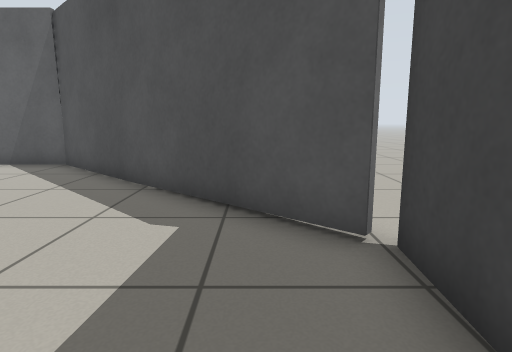
[1] (above)

15 first-person views from a walk through a world built for the Gazebo simulator. The camera is 0.72 m above the floor, tilts 10° down and sees 80° across. The floor is counted in squares, 0.5 m on a side. Each view is taken from the middle of a square. On the plan, view 1 faces up. The plan holds only what a view shows up to about 14 squares ahead; the rest is blank.

[2]
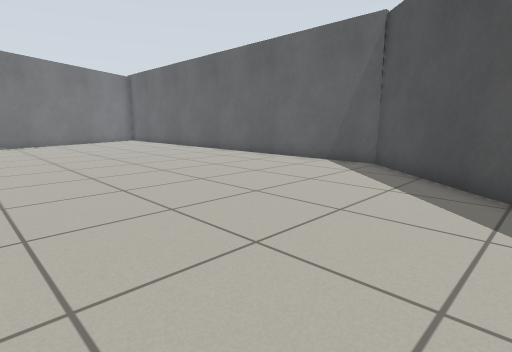

[3]
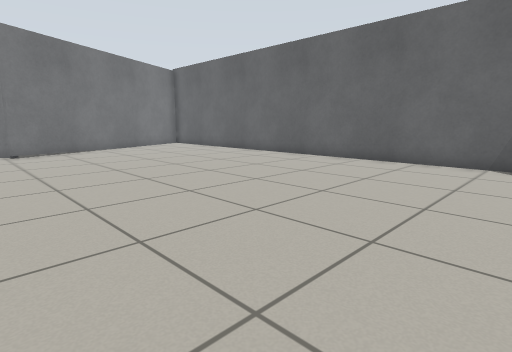

[4]
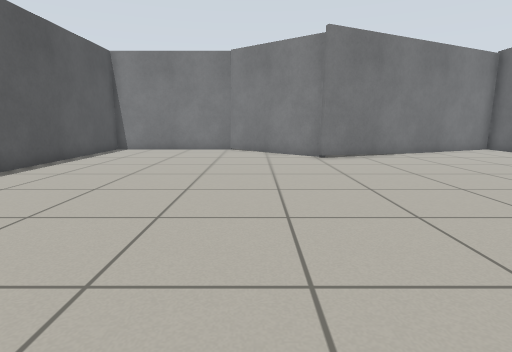

[5]
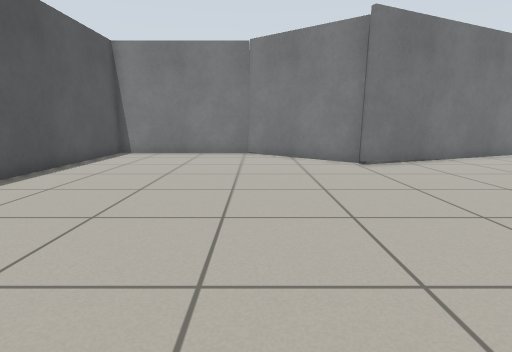

[6]
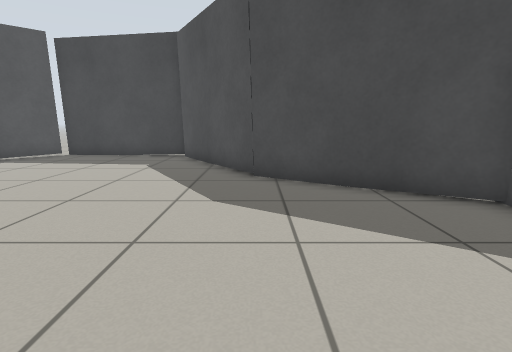

[7]
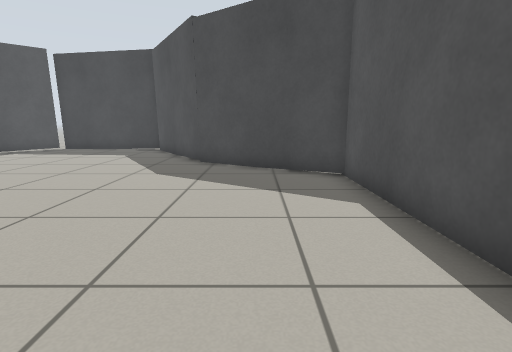

[8]
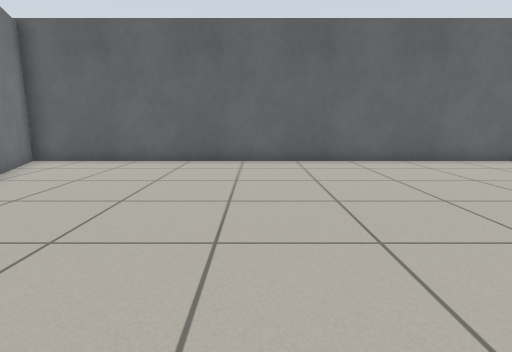

[9]
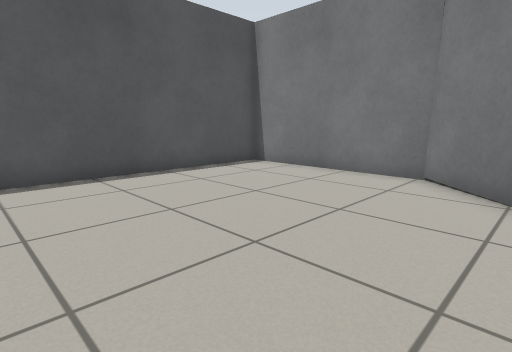

[10]
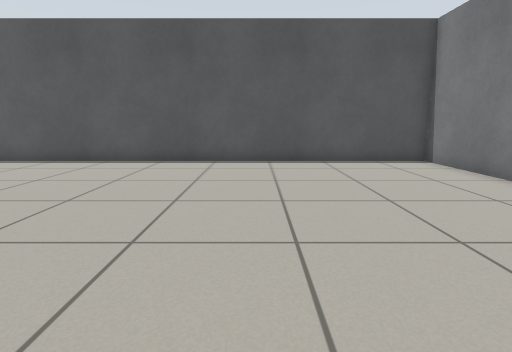

[11]
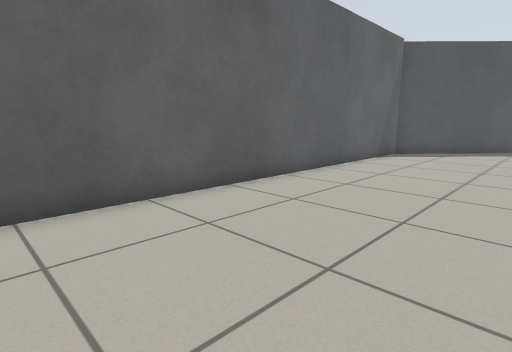

[12]
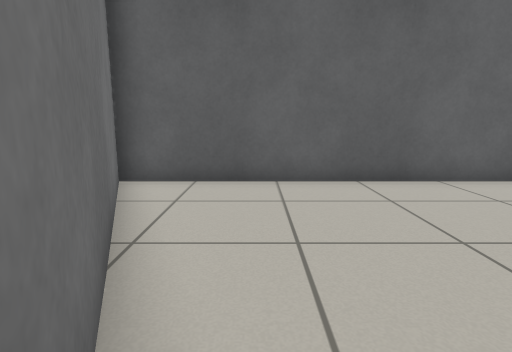

[13]
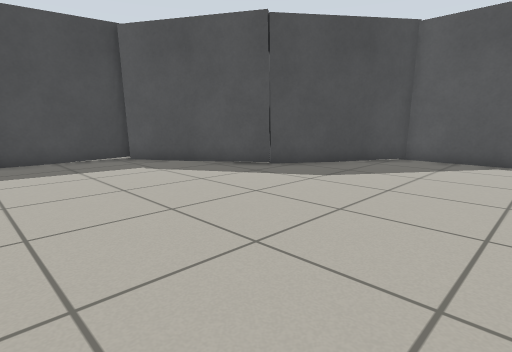

[14]
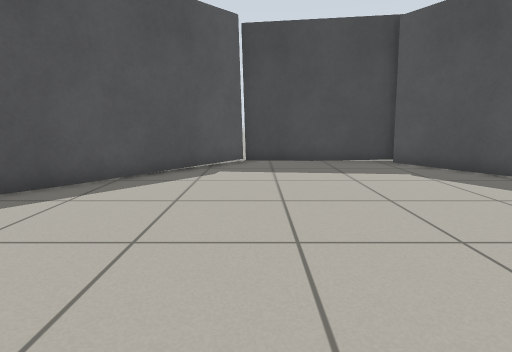

[15]
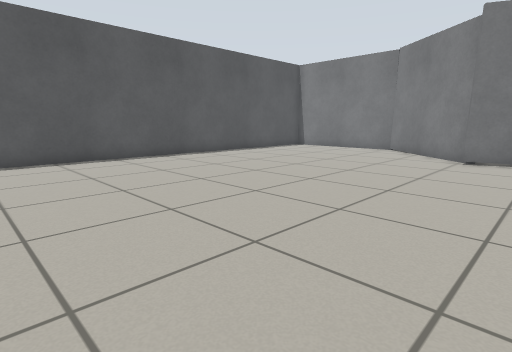

### Floor plan
Points are (right, up) in squares from view 1. A wall is a line through its corners. A room is listed if a view was taken in it or the views show most of it. See-through windows are left out.
Room 1 (views 1, 2, 3, 4, 5, 6, 7, 8, 9, 10, 11, 12, 13, 14, 15)
walls: (-22.8, 0.8) (-26.3, -3.3) (-26.3, -9.4) (-6.8, -9.4) (-3.8, -4.9) (1.1, -1.9); (1.2, -2.1) (1.7, 3.5); (1.4, 3.4) (-6.5, 10.4) (-26.4, 10.4) (-22.3, 0.7)

Positions as (right, up) in squares from view 1, and headings:
1: (0, 0), facing up
2: (-2, 0), facing up-left
3: (-7, -1), facing up-left
4: (-10, -2), facing left
5: (-12, -3), facing left
6: (-12, -5), facing right
7: (-15, -7), facing right
8: (-18, -1), facing up
9: (-18, -1), facing down-left
10: (-20, 2), facing down
11: (-21, 5), facing up-right
12: (-23, 3), facing up
13: (-11, 3), facing down-right
14: (-10, 3), facing right
15: (-10, 3), facing down-left
